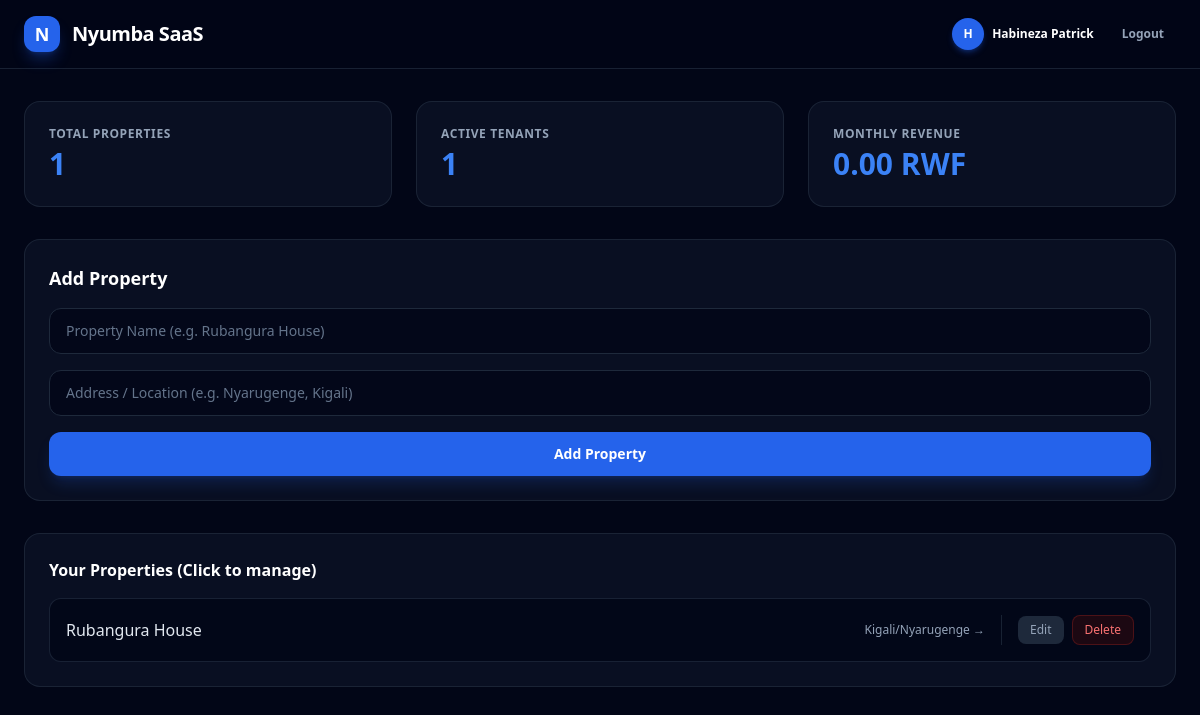
The app's page /dashboard (signed in) with its own data.
### app/models.py (models this page shows)
class User(Base):
    __tablename__ = "users"
    id = Column(Integer, primary_key=True, index=True)
    full_name = Column(String, nullable=True)
    email = Column(String, unique=True, index=True, nullable=True)
    phone_number = Column(String, unique=True, index=True, nullable=True)
    hashed_password = Column(String, nullable=False)
    is_active = Column(Boolean, default=True)
    properties = relationship("Property", back_populates="owner")

class Property(Base):
    __tablename__ = "properties"
    id = Column(Integer, primary_key=True, index=True)
    name = Column(String, nullable=False)
    address = Column(String, nullable=False)
    owner_id = Column(Integer, ForeignKey("users.id"))
    owner = relationship("User", back_populates="properties")
    units = relationship("Unit", back_populates="property", cascade="all, delete-orphan")

### app/main.py (the view)
@app.get("/dashboard", response_class=HTMLResponse)
def get_dashboard(request: Request, db: Session = Depends(get_db)):
    user_id = request.cookies.get("user_id")
    if not user_id:
        return RedirectResponse(url="/signin", status_code=status.HTTP_303_SEE_OTHER)
    try:
        user = db.query(models.User).filter(models.User.id == int(user_id)).first()
    except (ValueError, TypeError):
        user = None
    if not user:
        response = RedirectResponse(url="/signin", status_code=status.HTTP_303_SEE_OTHER)
        response.delete_cookie("user_id")
        return response
    properties = db.query(models.Property).filter(models.Property.owner_id == user.id).all()
    total_properties = len(properties)
    all_units = []
    for prop in properties:
        all_units.extend(prop.units)
    total_tenants = sum(1 for u in all_units if u.tenant_name)
    monthly_revenue = sum(u.rent_price for u in all_units if u.status == "Paid")
    return templates.TemplateResponse(
        request=request,
        name="dashboard.html",
        context={
            "user": user,
            "total_properties": total_properties,
            "total_tenants": total_tenants,
            "monthly_revenue": monthly_revenue,
            "properties": properties
        }
    )

### app/templates/dashboard.html (shortened to what this page needs)
<!DOCTYPE html>
<html lang="en">
<head>
    <script src="https://cdn.tailwindcss.com"></script>
</head>
<body class="bg-slate-950 text-slate-100 font-sans antialiased min-h-screen flex flex-col">
    <nav class="border-b border-slate-800/80 bg-slate-950/80 backdrop-blur-md sticky top-0 z-50 px-6 py-4">
        <div class="max-w-7xl mx-auto flex items-center justify-between">
            <a href="/" class="flex items-center gap-3">
                <div class="h-9 w-9 rounded-xl bg-blue-600 flex items-center justify-center font-bold text-white text-lg shadow-lg shadow-blue-600/30">N</div>
                <span class="text-xl font-bold tracking-tight text-white">Nyumba SaaS</span>
            </a>
            <div class="flex items-center gap-4">
                <div class="flex items-center gap-2">
                    <div class="h-8 w-8 rounded-full bg-blue-600 flex items-center justify-center text-xs font-bold text-white uppercase shadow-md shadow-blue-600/30">
                        {{ user.full_name[0] if user and user.full_name else 'U' }}
                    </div>
                    <span class="text-xs font-semibold text-white">{{ user.full_name if user else 'User' }}</span>
                </div>
                <a href="/logout" class="text-xs font-semibold text-slate-400 hover:text-white transition px-3 py-2">
                    Logout
                </a>
            </div>
        </div>
    </nav>
    <main class="max-w-7xl mx-auto px-6 py-8 w-full flex-grow">
        <div class="grid grid-cols-1 md:grid-cols-3 gap-6 mb-8">
            <div class="bg-slate-900/60 border border-slate-800/80 rounded-2xl p-6">
                <p class="text-xs font-semibold text-slate-400 tracking-wider uppercase mb-1">Total Properties</p>
                <h3 class="text-3xl font-extrabold text-blue-500">{{ total_properties }}</h3>
            </div>
            <div class="bg-slate-900/60 border border-slate-800/80 rounded-2xl p-6">
                <p class="text-xs font-semibold text-slate-400 tracking-wider uppercase mb-1">Active Tenants</p>
                <h3 class="text-3xl font-extrabold text-blue-500">{{ total_tenants }}</h3>
            </div>
            <div class="bg-slate-900/60 border border-slate-800/80 rounded-2xl p-6">
                <p class="text-xs font-semibold text-slate-400 tracking-wider uppercase mb-1">Monthly Revenue</p>
                <h3 class="text-3xl font-extrabold text-blue-500">{{ "%.2f"|format(monthly_revenue) }} RWF</h3>
            </div>
        </div>
        <div class="bg-slate-900/60 border border-slate-800/80 rounded-2xl p-6 mb-8">
            <h2 class="text-lg font-bold text-white mb-4">Add Property</h2>
            <form action="/properties/add" method="POST" class="space-y-4">
                <input type="text" name="name" required placeholder="Property Name (e.g. Rubangura House)" class="w-full bg-slate-950/80 border border-slate-800 rounded-xl px-4 py-3 text-sm text-white placeholder-slate-500 focus:outline-none focus:border-blue-600 transition">
                <input type="text" name="address" required placeholder="Address / Location (e.g. Nyarugenge, Kigali)" class="w-full bg-slate-950/80 border border-slate-800 rounded-xl px-4 py-3 text-sm text-white placeholder-slate-500 focus:outline-none focus:border-blue-600 transition">
                <button type="submit" class="w-full bg-blue-600 hover:bg-blue-500 text-white font-semibold text-sm py-3 rounded-xl shadow-lg shadow-blue-600/20 transition">
                    Add Property
                </button>
            </form>
        </div>
        <div class="bg-slate-900/60 border border-slate-800/80 rounded-2xl p-6">
            <h3 class="text-base font-semibold text-white mb-4">Your Properties (Click to manage)</h3>
            <div class="space-y-3">
                {% for prop in properties %}
                    <div class="bg-slate-950/80 border border-slate-800/80 hover:border-slate-700 rounded-xl p-4 flex items-center justify-between transition">
                        <a href="/property/{{ prop.id }}" class="flex-1 flex items-center justify-between pr-4 group">
                            <span class="font-medium text-slate-200 group-hover:text-blue-400 transition">{{ prop.name }}</span>
                            <span class="text-xs text-slate-400 group-hover:text-slate-300 transition">{{ prop.address }} &rarr;</span>
                        </a>
                        <div class="flex items-center gap-2 border-l border-slate-800/80 pl-4">
                            <button onclick="openEditPropertyModal('{{ prop.id }}', '{{ prop.name }}', '{{ prop.address }}')" class="text-xs text-slate-400 hover:text-white bg-slate-800 hover:bg-slate-700 px-3 py-1.5 rounded-lg transition">
                                Edit
                            </button>
                            <form action="/property/{{ prop.id }}/delete" method="POST" onsubmit="return confirm('Are you sure you want to delete {{ prop.name }}? This will also remove all its units.');">
                                <button type="submit" class="text-xs text-red-400 hover:text-red-300 bg-red-950/40 hover:bg-red-900/50 border border-red-900/50 px-3 py-1.5 rounded-lg transition">
                                    Delete
                                </button>
                            </form>
                        </div>
                    </div>
                {% else %}
                    <p class="text-xs text-slate-500 py-2">No properties added yet.</p>
                {% endfor %}
            </div>
        </div>
    </main>
</body>
</html>

### records on screen
User: full_name "H", full_name "Habineza Patrick"
Property: name "Rubangura House", address "Kigali/Nyarugenge"

### other values on screen
{{ total_properties }} "1"
{{ total_tenants }} "1"
{{ "%.2f"|format(monthly_revenue) }} "0.00"
